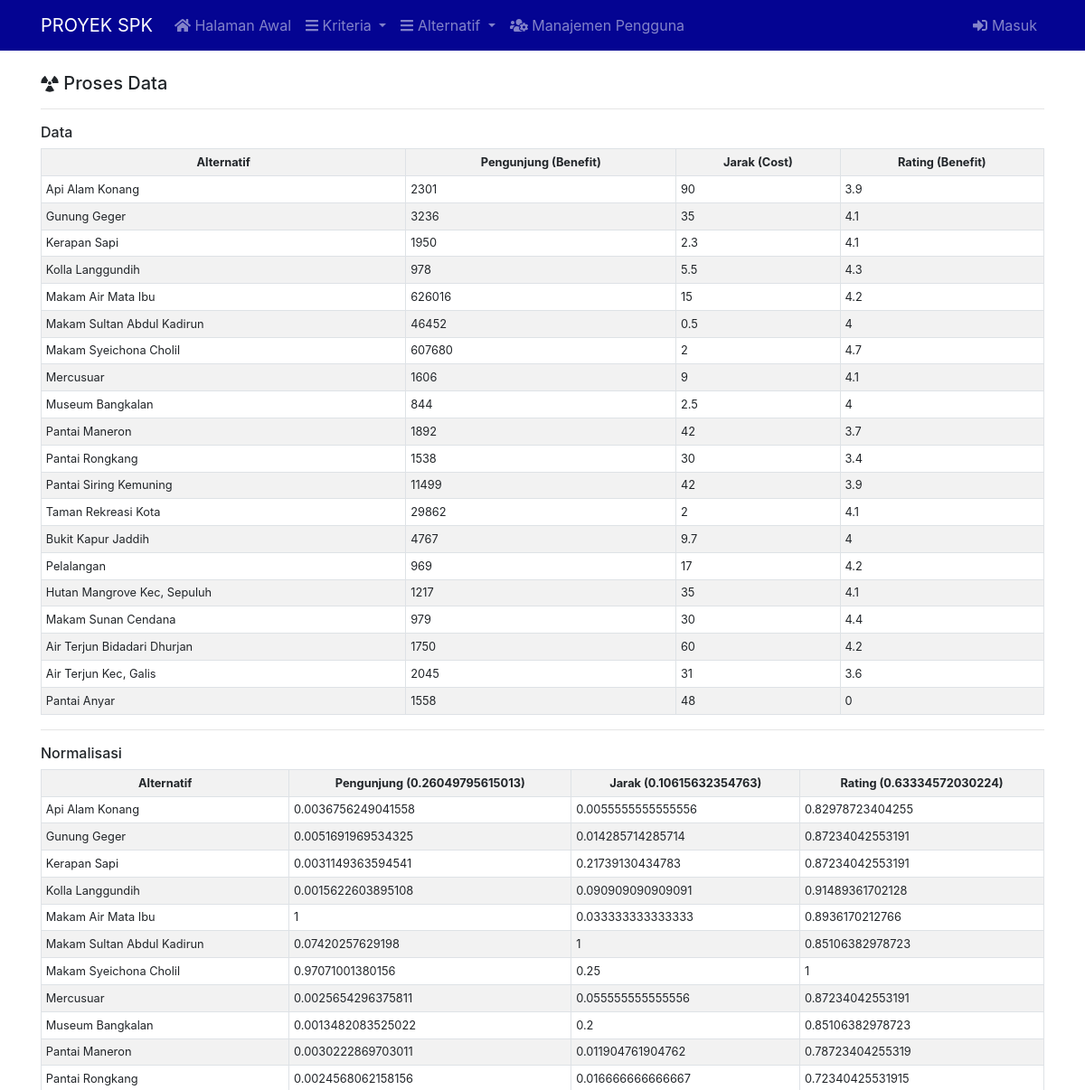
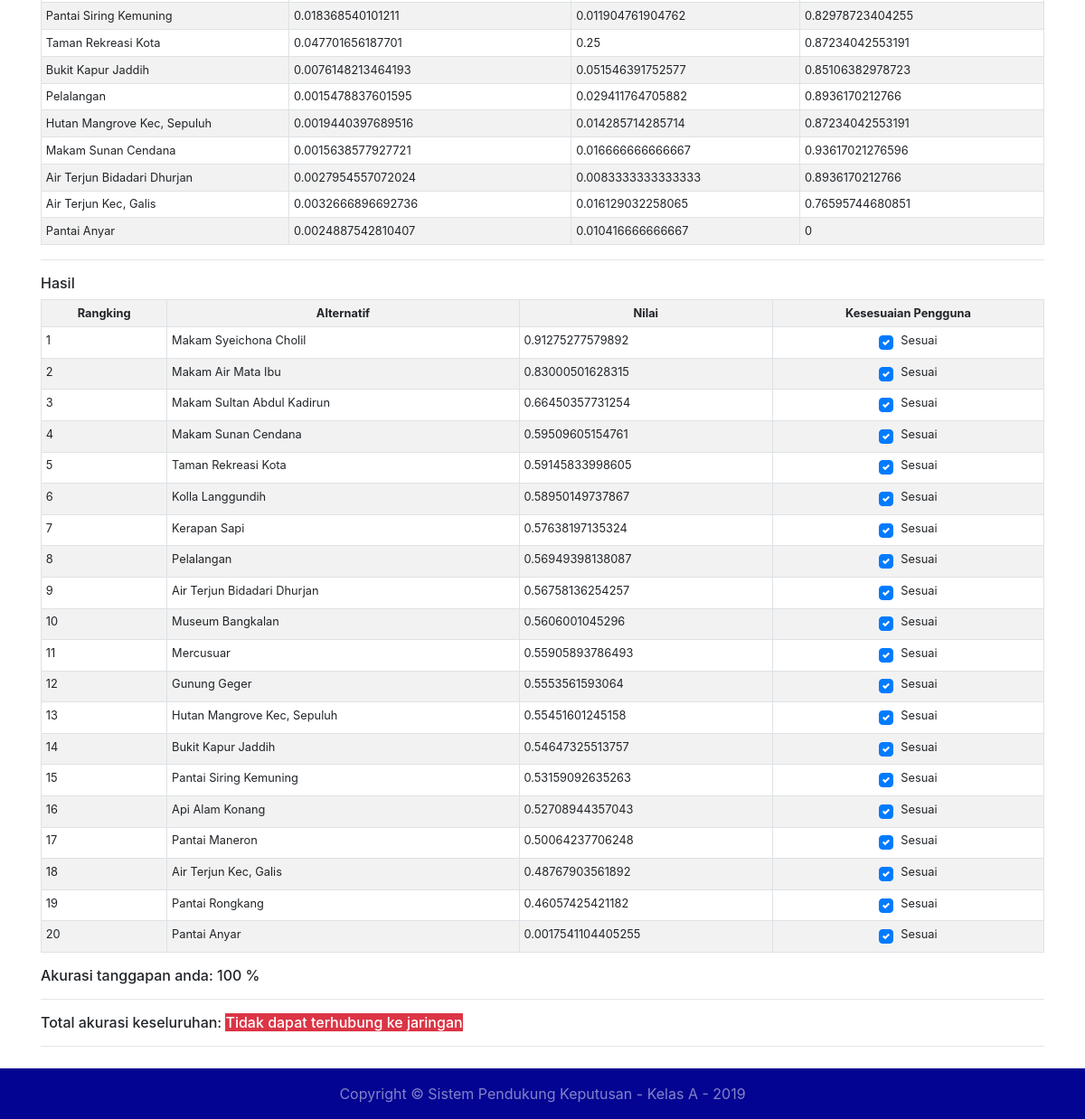
/proses-data.php, run on the app's committed database (2 pictures, top to bottom).
### tables this page shows
CREATE TABLE `kriteria` (
  `id` int(11) NOT NULL,
  `nama` char(50) DEFAULT NULL,
  `atribut` int(11) DEFAULT NULL,
  `bobot` double DEFAULT NULL
);

CREATE TABLE `atribut` (
  `id` int(11) NOT NULL,
  `nama` char(20) DEFAULT NULL
);

CREATE TABLE `alternatif` (
  `id` int(11) NOT NULL,
  `nama` char(50) DEFAULT NULL
);

CREATE TABLE `nilai_alternatif` (
  `alternatif` int(11) DEFAULT NULL,
  `kriteria` int(11) DEFAULT NULL,
  `nilai` double DEFAULT NULL
);

### includes/api.php (called while the page is built, shortened)
<?php
$NAMA_DATABASE = 'tugas_spk3';
$USERNAME_DATABASE = 'root';
$PASSWORD_DATABASE = '';
$conn = new PDO("mysql:host=localhost;dbname=$NAMA_DATABASE", $USERNAME_DATABASE, $PASSWORD_DATABASE);
if (isset($_COOKIE['tanggapan'])) $TANGGAPAN = $_COOKIE['tanggapan'];
else {
    $q = $conn->prepare('SELECT UUID()');
    $q->execute();
    $uuid = @$q->fetchAll()[0][0];
    $TANGGAPAN = $uuid;
}
function data_kriteria() {
    global $conn;
    $q = $conn->prepare('SELECT * FROM kriteria JOIN atribut ON kriteria.atribut=atribut.id');
    $q->execute();
    return @$q->fetchAll();
}
function nilai_alternatif($a, $k) {
    global $conn;
    $q = $conn->prepare("SELECT * FROM nilai_alternatif WHERE alternatif='$a' AND kriteria='$k'");
    $q->execute();
    @$data = $q->fetchAll()[0][2];
    if ($data) return $data;
    else return 0;
}
function data_alternatif() {
    global $conn;
    $q = $conn->prepare("SELECT * FROM alternatif");
    $q->execute();
    @$data = $q->fetchAll();
    if ($data) return $data;
    else return array();
}

### proses-data.php (the view, shortened to what this page needs)
<?php include './includes/api.php';
include './includes/header.php';
?>
<h5><span class="fas fa-radiation"></span> Proses Data</h5><hr>
<h6>Data</h6>
<table class="table table-bordered table-sm table-striped small">
    <tr class="text-center">
        <th>Alternatif</th>
        <?php
        foreach (data_kriteria() as $x) echo "<th>{$x[1]} ({$x[5]})</th>";
        ?>
    </tr>
    <?php
    $data = array();
    foreach (data_alternatif() as $x) {
        echo "<tr><td>{$x[1]}</td>";
        foreach (data_kriteria() as $y) {
            $n = nilai_alternatif($x[0], $y[0]);
            echo "<td>$n</td>";
            $data[$y[0]][$x[0]] = $n;
        }
        echo '</tr>';
    }
    ?>
</table><hr>
<h6>Normalisasi</h6>
<table class="table table-bordered table-sm table-striped small">
    <tr class="text-center">
        <th>Alternatif</th>
        <?php
        foreach (data_kriteria() as $x) echo "<th>{$x[1]} ({$x[3]})</th>";
        ?>
    </tr>
    <?php
    $data_hasil = array();
    foreach (data_alternatif() as $x) {
        echo "<tr><td>{$x[1]}</td>";
        foreach (data_kriteria() as $y) {
            if ($y[2]==1) $n = nilai_alternatif($x[0], $y[0])/max($data[$y[0]]);
            else $n = min($data[$y[0]])/nilai_alternatif($x[0], $y[0]);
            echo "<td>$n</td>";
            $data_hasil[$x[0]][$y[0]] = $n*$y[3];
        }
        echo '</tr>';
    }
    ?>
</table><hr>
<?php
$hasil = array();
foreach (array_keys($data_hasil) as $x) {
    $hasil[$x]=array_sum($data_hasil[$x]);
}
arsort($hasil);
?>
<h6>Hasil</h6>
<div id="tempat-hasil">
    <?php
    $q = $conn->prepare("SELECT tanggapan FROM tanggapan WHERE id='$TANGGAPAN'");
    $q->execute();
    $akurasi_di_sini = 100;
    if ($q->rowCount() > 0) {
        echo $q->fetchAll()[0]['tanggapan'];
        $q = $conn->prepare("SELECT akurasi FROM tanggapan WHERE id='$TANGGAPAN'");
        $q->execute();
        $akurasi_di_sini = $q->fetchAll()[0]['akurasi'];
        echo '<script>__nilai = '.$akurasi_di_sini.';</script>';
    } else {
    ?>
    <table class="table table-bordered table-sm table-striped small">
        <tr class="text-center">
            <th>Rangking</th><th>Alternatif</th><th>Nilai</th><th>Kesesuaian Pengguna</th>
        </tr>
        <?php
        $no = 1;
        foreach (array_keys($hasil) as $x) {
            $q = $conn->prepare("SELECT * FROM alternatif WHERE id='$x'");
            $q->execute();
            @$data = $q->fetchAll()[0];
            @$nama = $data[1];
            @$id =  $data[0];
            echo "<tr id=\"baris-$id\"><td>$no</td><td>$nama</td><td>{$hasil[$x]}</td><td><div class=\"custom-control custom-checkbox text-center\">
            <input type=\"checkbox\" class=\"custom-control-input sesuai\" id=\"sesuai-$id\" checked>
            <label class=\"custom-control-label\" id=\"label-$id\" for=\"sesuai-$id\">Sesuai</label>
            </div></td></tr>";
            $no++;
        }
        ?>
    </table>
    <?php } ?>
</div>
<h6>Akurasi tanggapan anda: <span id="akurasi-di-sini"><?=$akurasi_di_sini?> %</span></h6><hr>
<h6>Total akurasi keseluruhan: <span id="akurasi"><span class="bg-warning">menunggu jaringan . .</span></span></h6><hr>
<?php include './includes/footer.php';?>

### css/main.css (style rules this page uses)
html { position: relative; min-height: 100%; }

### data on the page
kriteria: nama "Pengunjung", atribut.nama "Benefit", bobot "0.26049795615013"
kriteria: nama "Jarak", atribut.nama "Cost", bobot "0.10615632354763", id.nilai "0.0055555555555556", id.nilai "0.014285714285714", id.nilai "0.21739130434783", id.nilai "0.090909090909091", id.nilai "0.033333333333333", id.nilai "1", id.nilai "0.25", id.nilai "0.055555555555556", id.nilai "0.2", id.nilai "0.011904761904762", id.nilai "0.016666666666667", id.nilai "0.051546391752577", id.nilai "0.029411764705882", id.nilai "0.0083333333333333", id.nilai "0.016129032258065", id.nilai "0.010416666666667"
kriteria: nama "Rating", atribut.nama "Benefit", bobot "0.63334572030224"
alternatif: nama "Api Alam Konang", id.nilai "2301", id.nilai "90", id.nilai "3.9", id.nilai "0.0036756249041558", id.nilai "0.82978723404255", x "0.52708944357043"
alternatif: nama "Gunung Geger", id.nilai "3236", id.nilai "35", id.nilai "4.1", id.nilai "0.0051691969534325", id.nilai "0.87234042553191", x "0.5553561593064"
alternatif: nama "Kerapan Sapi", id.nilai "1950", id.nilai "2.3", id.nilai "4.1", id.nilai "0.0031149363594541", id.nilai "0.87234042553191", x "0.57638197135324"
alternatif: nama "Kolla Langgundih", id.nilai "978", id.nilai "5.5", id.nilai "4.3", id.nilai "0.0015622603895108", id.nilai "0.91489361702128", x "0.58950149737867"
alternatif: nama "Makam Air Mata Ibu", id.nilai "626016", id.nilai "15", id.nilai "4.2", id.nilai "1", id.nilai "0.8936170212766", x "0.83000501628315"
alternatif: nama "Makam Sultan Abdul Kadirun", id.nilai "46452", id.nilai "0.5", id.nilai "4", id.nilai "0.07420257629198", id.nilai "0.85106382978723", x "0.66450357731254"
alternatif: nama "Makam Syeichona Cholil", id.nilai "607680", id.nilai "2", id.nilai "4.7", id.nilai "0.97071001380156", id.nilai "1", x "0.91275277579892"
alternatif: nama "Mercusuar", id.nilai "1606", id.nilai "9", id.nilai "4.1", id.nilai "0.0025654296375811", id.nilai "0.87234042553191", x "0.55905893786493"
alternatif: nama "Museum Bangkalan", id.nilai "844", id.nilai "2.5", id.nilai "4", id.nilai "0.0013482083525022", id.nilai "0.85106382978723", x "0.5606001045296"
alternatif: nama "Pantai Maneron", id.nilai "1892", id.nilai "42", id.nilai "3.7", id.nilai "0.0030222869703011", id.nilai "0.78723404255319", x "0.50064237706248"
alternatif: nama "Pantai Rongkang", id.nilai "1538", id.nilai "30", id.nilai "3.4", id.nilai "0.0024568062158156", id.nilai "0.72340425531915", x "0.46057425421182"
alternatif: nama "Pantai Siring Kemuning", id.nilai "11499", id.nilai "42", id.nilai "3.9", id.nilai "0.018368540101211", id.nilai "0.82978723404255", x "0.53159092635263"
alternatif: nama "Taman Rekreasi Kota", id.nilai "29862", id.nilai "2", id.nilai "4.1", id.nilai "0.047701656187701", id.nilai "0.87234042553191", x "0.59145833998605"
alternatif: nama "Bukit Kapur Jaddih", id.nilai "4767", id.nilai "9.7", id.nilai "4", id.nilai "0.0076148213464193", id.nilai "0.85106382978723", x "0.54647325513757"
alternatif: nama "Pelalangan", id.nilai "969", id.nilai "17", id.nilai "4.2", id.nilai "0.0015478837601595", id.nilai "0.8936170212766", x "0.56949398138087"
alternatif: nama "Hutan Mangrove Kec, Sepuluh", id.nilai "1217", id.nilai "35", id.nilai "4.1", id.nilai "0.0019440397689516", id.nilai "0.87234042553191", x "0.55451601245158"
alternatif: nama "Makam Sunan Cendana", id.nilai "979", id.nilai "30", id.nilai "4.4", id.nilai "0.0015638577927721", id.nilai "0.93617021276596", x "0.59509605154761"
alternatif: nama "Air Terjun Bidadari Dhurjan", id.nilai "1750", id.nilai "60", id.nilai "4.2", id.nilai "0.0027954557072024", id.nilai "0.8936170212766", x "0.56758136254257"
alternatif: nama "Air Terjun Kec, Galis", id.nilai "2045", id.nilai "31", id.nilai "3.6", id.nilai "0.0032666896692736", id.nilai "0.76595744680851", x "0.48767903561892"
alternatif: nama "Pantai Anyar", id.nilai "1558", id.nilai "48", id.nilai "0", id.nilai "0.0024887542810407", x "0.0017541104405255"

### other printed values
$akurasi_di_sini "100"
